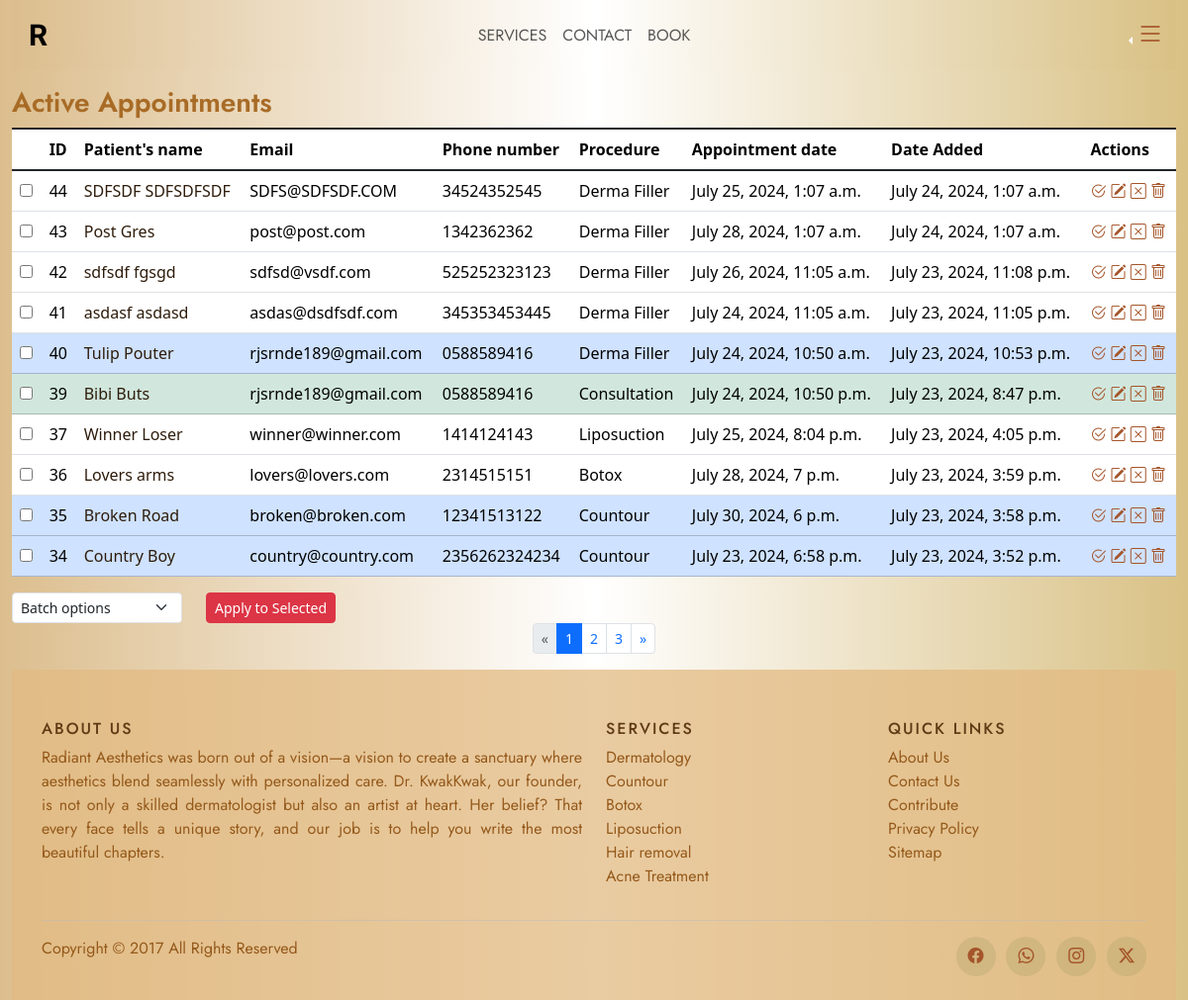
Page /active_appointments/ on the earlier database version.
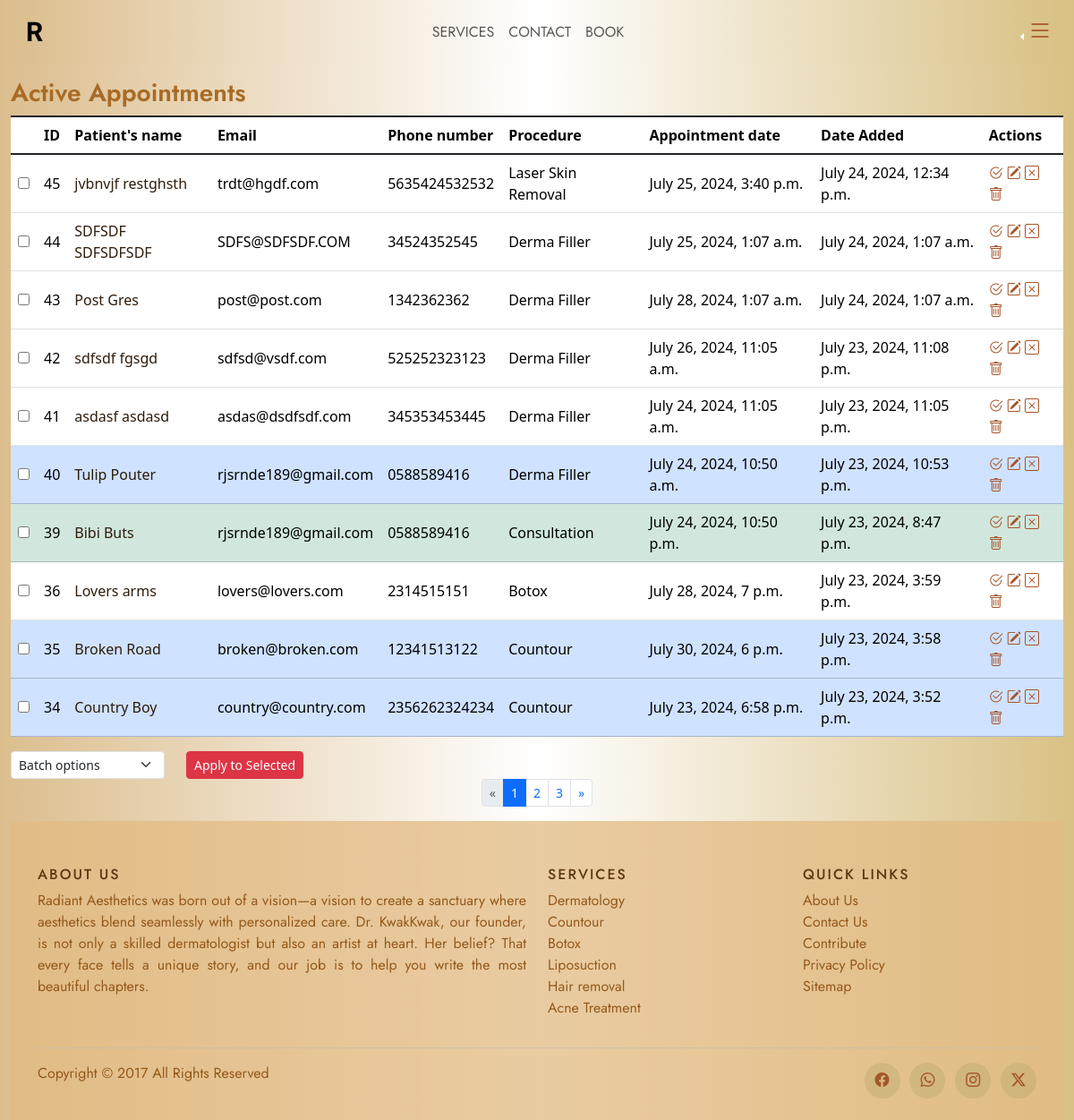
Same page on the later database version.
### website/models.py (models this page shows, shortened)
class Patient(models.Model):
    first_name = models.CharField(max_length=100)
    last_name = models.CharField(max_length=100)
    service = models.ForeignKey(Category, on_delete=models.CASCADE, related_name="type_of")
    email = models.EmailField()
    phone_number = models.CharField(max_length=16)
    details = models.TextField(max_length=3000, null=True, blank=True)
    appt_date = models.DateTimeField()
    date_added = models.DateTimeField(auto_now_add=True)
    is_active = models.BooleanField(default=True, blank=True)
    is_done = models.BooleanField(default=False, blank=True)
    is_confirmed = models.BooleanField(default=False, blank=True)
    user = models.ForeignKey(settings.AUTH_USER_MODEL, on_delete=models.CASCADE, null=True, blank=True, related_name="booker")

class Category(models.Model):
    type = models.CharField(max_length=100)
    def __str__(self):
        return self.type

### website/views.py (the view)
# urls.py: path('active_appointments/', views.active_appointments, name='active_appointments'),
def active_appointments(request):
    patients = Patient.objects.all().order_by('-date_added')
    paginator = Paginator(patients ,10)
    page_number = request.GET.get('page')
    page_obj = paginator.get_page(page_number)
    return render(request, 'website/active_appointments.html', {
        'page_obj': page_obj
        })

### website/templates/website/active_appointments.html (shortened to what this page needs)
{% extends 'website/layout.html' %}
{% load static %}
{% block body %}
<div class="container-fluid">
    <h3>Active Appointments</h3>
    <form method="post" action="{% url 'manage_appointments' %}">
        <div class="table-responsive">
        <table class="table align-middle table-hover table-group-divider">
            <thead>
                <tr>
                    <th scope="col"></th>
                    <th scope="col">ID</th>
                    <th scope="col">Patient's name</th>
                    <th scope="col">Email</th>
                    <th scope="col">Phone number</th>
                    <th scope="col">Procedure</th>
                    <th scope="col">Appointment date</th>
                    <th scope="col">Date Added</th>
                    <th scope="col">Actions</th>
                </tr>
            </thead>
            <tbody class="table-group-divider my-lg-5">
                {% if page_obj %}
                {% for patient in page_obj %}
                <tr {% if not patient.is_active %} class="table-secondary text-muted"
                    {% elif patient.is_done %}
                        class="table-success"
                    {% elif patient.is_confirmed%}
                    class="table-primary"
                    {% endif %}class="tablerow">
                    <td><input type="checkbox" name="selected_appointments" value="{{ patient.id }}"></td>
                    <td>{{ patient.id }}</td>
                    <td><a href="{% url 'appt_details' patient.id %}">{{ patient.first_name }} {{ patient.last_name }}</a></td>
                    <td>{{ patient.email }}</td>
                    <td>{{ patient.phone_number }}</td>
                    <td>{{ patient.service }}</td>
                    <td>{{ patient.appt_date }}</td>
                    <td>{{ patient.date_added }}</td>
                    <td>
                        {% if patient.is_active %}
                            {% if not patient.is_done %}
                                <a href="{% url 'done_appt' patient.id %}" value="done"><i class="bi bi-check2-circle" data-bs-toggle="tooltip" data-bs-title="Done"></i></a>
                            {% else %}
                                <a href="{% url 'undone_appt' patient.id %}" value="done"><i class="bi bi-check2-circle" data-bs-toggle="tooltip" data-bs-title="UnDone"></i></a>
                            {% endif %}
                        <a href="{% url 'edit_appointment' patient.id %}"><i class="bi bi-pencil-square" data-bs-toggle="tooltip" data-bs-title="Edit"></i></a>
                        <a href="{% url 'cancel_appointment' patient.id %}"  onclick="return confirm('Are you sure you want to CANCEL this appointment?')">
                            <i class="bi bi-x-square" data-bs-toggle="tooltip" data-bs-title="Cancel"></i></a>
                        <a href="{% url 'delete_appointment' patient.id %}"  onclick="return confirm('Are you sure you want to DELETE this appointment?\n THIS CANNOT BE UNDONE!')">
                            <i class="bi bi-trash" data-bs-toggle="tooltip" data-bs-title="Delete"></i></a>
                        {% else %}
                        <span class="badge bg-secondary">Canceled</span>
                        <a href="{% url 'delete_appointment' patient.id %}"  onclick="return confirm('Are you sure you want to DELETE this appointment? \n THIS CANNOT BE UNDONE!')">
                            <i class="bi bi-trash" data-bs-toggle="tooltip" data-bs-title="Delete"></i></a>
                        {% endif %}
                    </td>
                </tr>
                {% endfor %}
                {% endif %}
            </tbody>
        </table>
        </div>
        <div class="d-flex justify-content-start">
            <div>
                <select name="action" class="form-select form-select-sm">
                    <option>Batch options</option>
                </select>
            </div>
            <div class="mx-4">
                <button type="submit" onclick="return confirm('Confirm batch action?')" class="btn btn-sm btn-danger">Apply to Selected</button>
            </div>
        </div>
    </form>
     <nav aria-label="Page navigation">
        <ul class="pagination pagination-sm justify-content-center">
            {% if page_obj.has_previous %}
                <li class="page-item">
                    <a class="page-link" href="?page={{ page_obj.previous_page_number }}" aria-label="Previous">
                        <span aria-hidden="true">&laquo;</span>
                    </a>
                </li>
            {% else %}
                <li class="page-item disabled">
                    <a class="page-link" href="#" aria-label="Previous">
                        <span aria-hidden="true">&laquo;</span>
                    </a>
                </li>
            {% endif %}
            {% for num in page_obj.paginator.page_range %}
                {% if page_obj.number == num %}
                    <li class="page-item active"><a class="page-link" href="#">{{ num }}</a></li>
                {% else %}
                    <li class="page-item"><a class="page-link" href="?page={{ num }}">{{ num }}</a></li>
                {% endif %}
            {% endfor %}
            {% if page_obj.has_next %}
                <li class="page-item">
                    <a class="page-link" href="?page={{ page_obj.next_page_number }}" aria-label="Next">
                        <span aria-hidden="true">&raquo;</span>
                    </a>
                </li>
            {% else %}
                <li class="page-item disabled">
                    <a class="page-link" href="#" aria-label="Next">
                        <span aria-hidden="true">&raquo;</span>
                    </a>
                </li>
            {% endif %}
        </ul>
    </nav>
</div>
{% endblock %}

### website/templates/website/layout.html (shortened to what this page needs)
<!DOCTYPE html>
<html lang="en">
  <head>
    {% load static %}
    <link href="https://cdn.jsdelivr.net/npm/bootstrap@5.3.3/dist/css/bootstrap.min.css" rel="stylesheet">
    <link rel="stylesheet" href="https://cdnjs.cloudflare.com/ajax/libs/jquery-datetimepicker/2.5.20/jquery.datetimepicker.min.css">
    <link rel="stylesheet" href="https://cdn.jsdelivr.net/npm/bootstrap-icons@1.11.3/font/bootstrap-icons.min.css" />
    <link rel="stylesheet" href="{% static 'website/instyle.css' %}" />
  </head>
  <body>
    <div class="container-fluid">
      <nav class="navbar navbar-expand bg-body-tertiary">
        <div class="container-fluid">
          <a class="navbar-brand" href="{% url 'index' %}" id="brandlogo">R</a>
          <div class="collapse navbar-collapse" id="navbarNavAltMarkup">
            <div class="navbar-nav mx-auto">
              <a class="nav-link" href="{% url 'index' %}#majorServices">Services</a>
              <a class="nav-link" href="#footers">Contact</a>
              <a class="nav-link" href="{% url 'booking' %}">Book</a>
            </div>
          </div>
        </div>
        <div class="btn-group dropstart c-dropstart">
          <button type="button" class="btn btn-dark dropdown-toggle bg-transparent border-0" data-bs-toggle="dropdown" aria-expanded="false"><i class="bi bi-list h3"></i></button>
        </div>
      </nav>
    </div>
    <div class="body">
      {% block body %}
      {% endblock %}
      <div class="container-fluid">
        <footer class="site-footer" id="footers">
          <div class="container">
            <div class="row">
              <div class="col-md-6">
                <h6>About Us</h6>
                <p class="text-justify">Radiant Aesthetics was born out of a vision—a vision to create a sanctuary where aesthetics blend seamlessly with personalized care. Dr. KwakKwak, our founder, is not only a skilled dermatologist but also an artist at heart. Her belief? That every face tells a unique story, and our job is to help you write the most beautiful chapters.</p>
              </div>
              <div class="col-6 col-md-3">
                <h6>Services</h6>
                <ul class="footer-links">
                  <li>
                    <a href="#">Dermatology</a>
                  </li>
                  <li>
                    <a href="#">Countour</a>
                  </li>
                  <li>
                    <a href="#">Botox</a>
                  </li>
                  <li>
                    <a href="#">Liposuction</a>
                  </li>
                  <li>
                    <a href="#">Hair removal</a>
                  </li>
                  <li>
                    <a href="#">Acne Treatment</a>
                  </li>
                </ul>
              </div>
              <div class="col-6 col-md-3">
                <h6>Quick Links</h6>
                <ul class="footer-links">
                  <li>
                    <a href="#">About Us</a>
                  </li>
                  <li>
                    <a href="#">Contact Us</a>
                  </li>
                  <li>
                    <a href="#">Contribute</a>
                  </li>
                  <li>
                    <a href="#">Privacy Policy</a>
                  </li>
                  <li>
                    <a href="#">Sitemap</a>
                  </li>
                </ul>
              </div>
            </div>
            <hr />
          </div>
          <div class="container">
            <div class="row">
              <div class="col-md-8 col-sm-6 col-xs-12">
                <p class="copyright-text">Copyright &copy; 2017 All Rights Reserved</p>
              </div>
              <div class="col-md-4 col-sm-6 col-xs-12">
                <ul class="social-icons">
                  <li>
                    <a class="facebook" href="#"><i class="bi bi-facebook"></i></a>
                  </li>
                  <li>
                    <a class="twitter" href="#"><i class="bi bi-whatsapp"></i></a>
                  </li>
                  <li>
                    <a class="dribbble" href="#"><i class="bi bi-instagram"></i></a>
                  </li>
                  <li>
                    <a class="linkedin" href="#"><i class="bi bi-twitter-x"></i></a>
                  </li>
                </ul>
              </div>
            </div>
          </div>
        </footer>
      </div>
    </div>
  </body>
</html>

### website/static/website/instyle.css (style rules this page uses)
html { overflow-x: hidden !important; max-width : 100%; scroll-behavior: smooth; scroll-snap-align: start; scroll-snap-type: y mandatory; }
body, .navbar, .c-dropmenu { background-image: linear-gradient(to right, rgb(220, 190, 142), rgb(255, 255, 255), rgb(217, 193, 133)); }
#brandlogo { font-family: "Mea Culpa", cursive; font-weight: 800; font-style: normal; margin-inline-start: 5px ; font-size: 30px; color: rgb(0, 0, 0); }
.navbar .nav-link { font-family: "Jost", sans-serif; font-optical-sizing: auto; font-weight: 400; margin-inline: auto; text-transform: uppercase; font-style: normal; }
.c-dropstart { font-family: "Jost", sans-serif; font-optical-sizing: auto; font-weight: 600; margin-inline: auto; }
a { text-decoration: none; color:#2e1c0b; }
.bi { color: rgb(165, 85, 42); }
h3 { font-family: "Jost", sans-serif; font-optical-sizing: auto; font-weight: 600; font-style: normal; color:rgb(168, 107, 38) }
.site-footer { font-family: "Jost", sans-serif; font-optical-sizing: auto; font-weight: 400; font-style: normal; background-color:#e3bb83be; padding:45px 0 20px; line-height:24px; color:#94591b; text-align: justify; }
.site-footer hr { border-top-color:#bbb; opacity:0.5 }
.site-footer h6 { color:#5f3a14; font: size 0.0625em;; text-transform:uppercase; margin-top:5px; letter-spacing:2px }
.site-footer a { color:#94591b; }
.footer-links { padding-left:0; list-style:none }
.footer-links li { display:block }
.footer-links a { color:#94591b }
.site-footer .social-icons { text-align:right }
.site-footer .social-icons a { width:40px; height:40px; line-height:40px; margin-left:6px; margin-right:0; border-radius:100%; background-color:#aea26a58 }
.copyright-text { margin:0 }
.social-icons { padding-left:0; margin-bottom:0; list-style:none }
.social-icons li { display:inline-block; margin-bottom:4px }
.social-icons a { background-color:#eceeef; color:#818a91; font-size:16px; display:inline-block; line-height:44px; width:44px; height:44px; text-align:center; margin-right:8px; border-radius:100%; -webkit-transition:all .2s linear; -o-transition:all .2s linear; transition:all .2s linear }

Differences in the rows shown:
removed Patient: id "37", first_name "Winner", last_name "Loser", email "winner@winner.com", phone_number "1414124143", service "Liposuction", appt_date "July 25, 2024, 8:04 p.m.", date_added "July 23, 2024, 4:05 p.m.", is_active True (drawn)
added Patient: id "45", first_name "jvbnvjf", last_name "restghsth", email "trdt@hgdf.com", phone_number "5635424532532", service "Laser Skin Removal", appt_date "July 25, 2024, 3:40 p.m.", date_added "July 24, 2024, 12:34 p.m.", is_active True (drawn)
